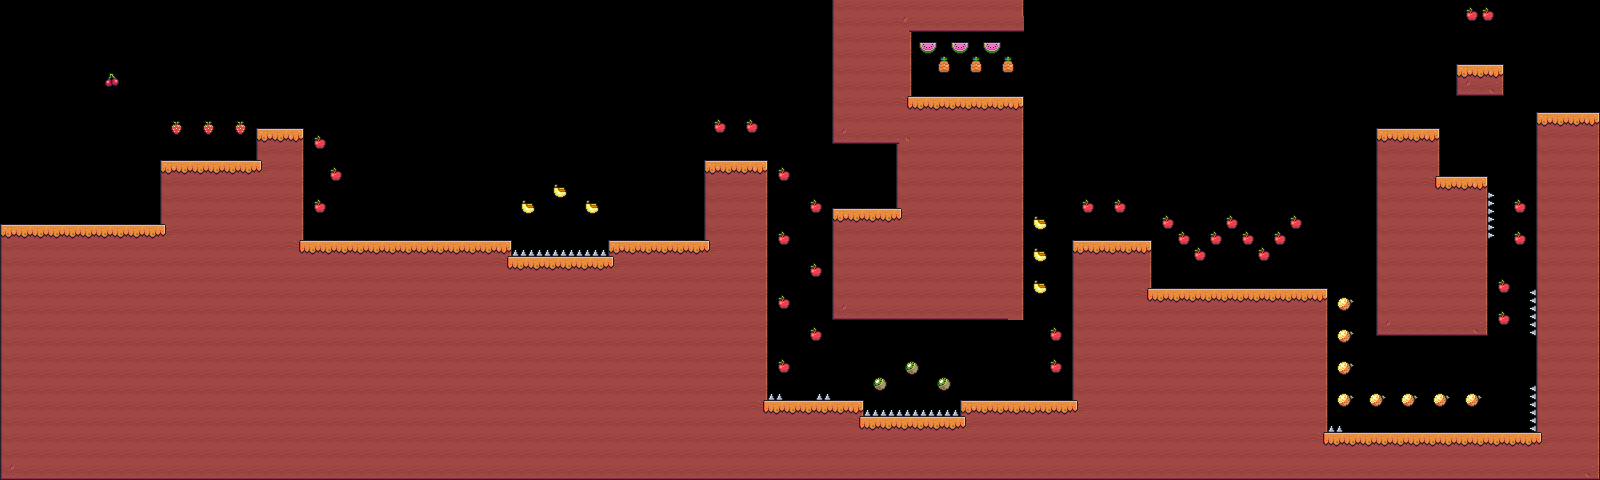

Rendered tile map (Tiled .tmx) drawn with the repository's tilesets; below, a short description and the map source with its tile grids summarised:
An orthogonal 100x30 tile map with 16x16 px tiles, 3 tile layers (Collectibles, Spike, Ground), 12 tilesets and 35 objects (StartZone, WinZone).

<map version="1.10" tiledversion="1.10.1" orientation="orthogonal" renderorder="right-down" width="100" height="30" tilewidth="16" tileheight="16" infinite="0" nextlayerid="11" nextobjectid="7">
 <editorsettings>
  <export target="Level1.json" format="json" />
 </editorsettings>
 <tileset firstgid="1" name="Terrain" tilewidth="16" tileheight="16" tilecount="242" columns="22">
  <image source="../sprites/Terrain/Terrain.png" width="352" height="176" />
  <tile id="94">
   <objectgroup draworder="index" id="2">
    <object id="1" x="0" y="0" width="16" height="16" />
   </objectgroup>
  </tile>
  <tile id="95">
   <objectgroup draworder="index" id="2">
    <object id="1" x="0" y="0" width="16" height="16" />
   </objectgroup>
  </tile>
  <tile id="96">
   <objectgroup draworder="index" id="2">
    <object id="1" x="0" y="0" width="16" height="16" />
   </objectgroup>
  </tile>
  <tile id="97">
   <objectgroup draworder="index" id="2">
    <object id="1" x="0" y="0" width="16" height="16" />
   </objectgroup>
  </tile>
  <tile id="98">
   <objectgroup draworder="index" id="2">
    <object id="1" x="0" y="0" width="16" height="16" />
   </objectgroup>
  </tile>
  <tile id="116">
   <objectgroup draworder="index" id="2">
    <object id="1" x="0" y="0" width="16" height="16" />
   </objectgroup>
  </tile>
  <tile id="118">
   <objectgroup draworder="index" id="2">
    <object id="1" x="0" y="0" width="16" height="16" />
   </objectgroup>
  </tile>
  <tile id="119">
   <objectgroup draworder="index" id="2">
    <object id="1" x="0" y="0" width="16" height="16" />
   </objectgroup>
  </tile>
  <tile id="120">
   <objectgroup draworder="index" id="2">
    <object id="1" x="0" y="0" width="16" height="16" />
   </objectgroup>
  </tile>
  <tile id="138">
   <objectgroup draworder="index" id="2">
    <object id="1" x="0" y="0" width="16" height="16" />
   </objectgroup>
  </tile>
  <tile id="139">
   <objectgroup draworder="index" id="2">
    <object id="1" x="0" y="0" width="16" height="16" />
   </objectgroup>
  </tile>
  <tile id="140">
   <objectgroup draworder="index" id="2">
    <object id="1" x="0" y="0" width="16" height="16" />
   </objectgroup>
  </tile>
 </tileset>
 <tileset firstgid="243" name="Apple" tilewidth="32" tileheight="32" tilecount="17" columns="17">
  <image source="../sprites/Items/Fruits/Apple.png" width="544" height="32" />
  <tile id="0">
   <objectgroup draworder="index" id="2">
    <object id="1" x="10" y="7" width="12" height="14" />
    <object id="2" x="10" y="7" width="12" height="14" />
    <object id="3" x="10" y="7" width="12" height="14" />
   </objectgroup>
   <animation>
    <frame tileid="0" duration="100" />
    <frame tileid="1" duration="100" />
    <frame tileid="2" duration="100" />
    <frame tileid="3" duration="100" />
    <frame tileid="4" duration="100" />
    <frame tileid="5" duration="100" />
    <frame tileid="6" duration="100" />
    <frame tileid="7" duration="100" />
    <frame tileid="8" duration="100" />
    <frame tileid="9" duration="100" />
    <frame tileid="10" duration="100" />
    <frame tileid="11" duration="100" />
    <frame tileid="12" duration="100" />
    <frame tileid="13" duration="100" />
    <frame tileid="14" duration="100" />
    <frame tileid="15" duration="100" />
    <frame tileid="16" duration="100" />
   </animation>
  </tile>
  <tile id="1">
   <objectgroup draworder="index" id="2">
    <object id="1" x="10" y="7" width="12" height="14" />
   </objectgroup>
  </tile>
  <tile id="2">
   <objectgroup draworder="index" id="2">
    <object id="1" x="10" y="7" width="12" height="14" />
   </objectgroup>
  </tile>
  <tile id="3">
   <objectgroup draworder="index" id="2">
    <object id="1" x="10" y="7" width="12" height="14" />
   </objectgroup>
  </tile>
  <tile id="4">
   <objectgroup draworder="index" id="2">
    <object id="1" x="10" y="7" width="12" height="14" />
   </objectgroup>
  </tile>
  <tile id="5">
   <objectgroup draworder="index" id="2">
    <object id="1" x="10" y="6" width="12" height="16" />
   </objectgroup>
  </tile>
  <tile id="6">
   <objectgroup draworder="index" id="2">
    <object id="1" x="11" y="5" width="10" height="18" />
   </objectgroup>
  </tile>
  <tile id="7">
   <objectgroup draworder="index" id="2">
    <object id="1" x="11" y="5" width="10" height="18" />
   </objectgroup>
  </tile>
  <tile id="8">
   <objectgroup draworder="index" id="2">
    <object id="1" x="11" y="5" width="10" height="18" />
   </objectgroup>
  </tile>
  <tile id="9">
   <objectgroup draworder="index" id="2">
    <object id="1" x="10" y="6" width="12" height="16" />
   </objectgroup>
  </tile>
  <tile id="10">
   <objectgroup draworder="index" id="2">
    <object id="1" x="10" y="6" width="12" height="16" />
   </objectgroup>
  </tile>
  <tile id="11">
   <objectgroup draworder="index" id="2">
    <object id="1" x="9" y="7" width="14" height="14" />
   </objectgroup>
  </tile>
  <tile id="12">
   <objectgroup draworder="index" id="2">
    <object id="1" x="8" y="8" width="16" height="12" />
   </objectgroup>
  </tile>
  <tile id="13">
   <objectgroup draworder="index" id="2">
    <object id="1" x="8" y="8" width="16" height="12" />
   </objectgroup>
  </tile>
  <tile id="14">
   <objectgroup draworder="index" id="2">
    <object id="1" x="8" y="8" width="16" height="12" />
   </objectgroup>
  </tile>
  <tile id="15">
   <objectgroup draworder="index" id="2">
    <object id="1" x="9" y="7" width="14" height="14" />
   </objectgroup>
  </tile>
  <tile id="16">
   <objectgroup draworder="index" id="2">
    <object id="1" x="9" y="7" width="14" height="14" />
    <object id="2" x="9" y="7" width="14" height="14" />
   </objectgroup>
  </tile>
 </tileset>
 <tileset firstgid="260" name="Spike" tilewidth="16" tileheight="16" tilecount="1" columns="1">
  <image source="../sprites/Traps/Spikes/Idle.png" trans="ff00ff" width="16" height="16" />
  <tile id="0">
   <objectgroup draworder="index" id="5">
    <object id="4" x="0" y="9" width="16.012" height="7.03321" />
   </objectgroup>
  </tile>
 </tileset>
 <tileset firstgid="261" name="Bananas" tilewidth="32" tileheight="32" tilecount="17" columns="17">
  <image source="../sprites/Items/Fruits/Bananas.png" trans="ff00ff" width="544" height="32" />
  <tile id="0">
   <animation>
    <frame tileid="0" duration="100" />
    <frame tileid="1" duration="100" />
    <frame tileid="2" duration="100" />
    <frame tileid="3" duration="100" />
    <frame tileid="4" duration="100" />
    <frame tileid="5" duration="100" />
    <frame tileid="6" duration="100" />
    <frame tileid="7" duration="100" />
    <frame tileid="8" duration="100" />
    <frame tileid="9" duration="100" />
    <frame tileid="10" duration="100" />
    <frame tileid="11" duration="100" />
    <frame tileid="12" duration="100" />
    <frame tileid="13" duration="100" />
    <frame tileid="14" duration="100" />
    <frame tileid="15" duration="100" />
    <frame tileid="16" duration="100" />
   </animation>
  </tile>
 </tileset>
 <tileset firstgid="278" name="Cherries" tilewidth="32" tileheight="32" tilecount="17" columns="17">
  <image source="../sprites/Items/Fruits/Cherries.png" trans="ff00ff" width="544" height="32" />
  <tile id="0">
   <animation>
    <frame tileid="0" duration="100" />
    <frame tileid="1" duration="100" />
    <frame tileid="2" duration="100" />
    <frame tileid="3" duration="100" />
    <frame tileid="4" duration="100" />
    <frame tileid="5" duration="100" />
    <frame tileid="6" duration="100" />
    <frame tileid="7" duration="100" />
    <frame tileid="8" duration="100" />
    <frame tileid="9" duration="100" />
    <frame tileid="10" duration="100" />
    <frame tileid="11" duration="100" />
    <frame tileid="12" duration="100" />
    <frame tileid="13" duration="100" />
    <frame tileid="14" duration="100" />
    <frame tileid="15" duration="100" />
    <frame tileid="16" duration="100" />
   </animation>
  </tile>
 </tileset>
 <tileset firstgid="295" name="Kiwi" tilewidth="32" tileheight="32" tilecount="17" columns="17">
  <image source="../sprites/Items/Fruits/Kiwi.png" trans="ff00ff" width="544" height="32" />
  <tile id="0">
   <animation>
    <frame tileid="0" duration="100" />
    <frame tileid="1" duration="100" />
    <frame tileid="2" duration="100" />
    <frame tileid="3" duration="100" />
    <frame tileid="4" duration="100" />
    <frame tileid="5" duration="100" />
    <frame tileid="6" duration="100" />
    <frame tileid="7" duration="100" />
    <frame tileid="8" duration="100" />
    <frame tileid="9" duration="100" />
    <frame tileid="10" duration="100" />
    <frame tileid="11" duration="100" />
    <frame tileid="12" duration="100" />
    <frame tileid="13" duration="100" />
    <frame tileid="14" duration="100" />
    <frame tileid="15" duration="100" />
    <frame tileid="16" duration="100" />
   </animation>
  </tile>
 </tileset>
 <tileset firstgid="312" name="Melon" tilewidth="32" tileheight="32" tilecount="17" columns="17">
  <image source="../sprites/Items/Fruits/Melon.png" trans="ff00ff" width="544" height="32" />
  <tile id="0">
   <animation>
    <frame tileid="0" duration="100" />
    <frame tileid="1" duration="100" />
    <frame tileid="2" duration="100" />
    <frame tileid="3" duration="100" />
    <frame tileid="4" duration="100" />
    <frame tileid="5" duration="100" />
    <frame tileid="6" duration="100" />
    <frame tileid="7" duration="100" />
    <frame tileid="8" duration="100" />
    <frame tileid="9" duration="100" />
    <frame tileid="10" duration="100" />
    <frame tileid="11" duration="100" />
    <frame tileid="12" duration="100" />
    <frame tileid="13" duration="100" />
    <frame tileid="14" duration="100" />
    <frame tileid="15" duration="100" />
    <frame tileid="16" duration="100" />
   </animation>
  </tile>
 </tileset>
 <tileset firstgid="329" name="Orange" tilewidth="32" tileheight="32" tilecount="17" columns="17">
  <image source="../sprites/Items/Fruits/Orange.png" trans="ff00ff" width="544" height="32" />
  <tile id="0">
   <animation>
    <frame tileid="0" duration="100" />
    <frame tileid="1" duration="100" />
    <frame tileid="2" duration="100" />
    <frame tileid="3" duration="100" />
    <frame tileid="4" duration="100" />
    <frame tileid="5" duration="100" />
    <frame tileid="6" duration="100" />
    <frame tileid="7" duration="100" />
    <frame tileid="8" duration="100" />
    <frame tileid="9" duration="100" />
    <frame tileid="10" duration="100" />
    <frame tileid="11" duration="100" />
    <frame tileid="12" duration="100" />
    <frame tileid="13" duration="100" />
    <frame tileid="14" duration="100" />
    <frame tileid="15" duration="100" />
    <frame tileid="16" duration="100" />
   </animation>
  </tile>
 </tileset>
 <tileset firstgid="346" name="Pineapple" tilewidth="32" tileheight="32" tilecount="17" columns="17">
  <image source="../sprites/Items/Fruits/Pineapple.png" trans="ff00ff" width="544" height="32" />
  <tile id="0">
   <animation>
    <frame tileid="0" duration="100" />
    <frame tileid="1" duration="100" />
    <frame tileid="2" duration="100" />
    <frame tileid="3" duration="100" />
    <frame tileid="4" duration="100" />
    <frame tileid="5" duration="100" />
    <frame tileid="6" duration="100" />
    <frame tileid="7" duration="100" />
    <frame tileid="8" duration="100" />
    <frame tileid="9" duration="100" />
    <frame tileid="10" duration="100" />
    <frame tileid="11" duration="100" />
    <frame tileid="12" duration="100" />
    <frame tileid="13" duration="100" />
    <frame tileid="14" duration="100" />
    <frame tileid="15" duration="100" />
    <frame tileid="16" duration="100" />
   </animation>
  </tile>
 </tileset>
 <tileset firstgid="363" name="Strawberry" tilewidth="32" tileheight="32" tilecount="17" columns="17">
  <image source="../sprites/Items/Fruits/Strawberry.png" trans="ff00ff" width="544" height="32" />
  <tile id="0">
   <animation>
    <frame tileid="0" duration="100" />
    <frame tileid="1" duration="100" />
    <frame tileid="2" duration="100" />
    <frame tileid="3" duration="100" />
    <frame tileid="4" duration="100" />
    <frame tileid="5" duration="100" />
    <frame tileid="6" duration="100" />
    <frame tileid="7" duration="100" />
    <frame tileid="8" duration="100" />
    <frame tileid="9" duration="100" />
    <frame tileid="10" duration="100" />
    <frame tileid="11" duration="100" />
    <frame tileid="12" duration="100" />
    <frame tileid="13" duration="100" />
    <frame tileid="15" duration="100" />
    <frame tileid="16" duration="100" />
   </animation>
  </tile>
 </tileset>
 <tileset firstgid="380" name="Checkpoint-Out" tilewidth="64" tileheight="64" tilecount="10" columns="10">
  <image source="../sprites/Items/Checkpoints/Checkpoint/Checkpoint-Idle.png" trans="ff00ff" width="640" height="64" />
  <tile id="0">
   <animation>
    <frame tileid="0" duration="100" />
    <frame tileid="1" duration="100" />
    <frame tileid="2" duration="100" />
    <frame tileid="3" duration="100" />
    <frame tileid="4" duration="100" />
    <frame tileid="5" duration="100" />
    <frame tileid="6" duration="100" />
    <frame tileid="7" duration="100" />
    <frame tileid="8" duration="100" />
    <frame tileid="9" duration="100" />
   </animation>
  </tile>
 </tileset>
 <tileset firstgid="390" name="Start" tilewidth="64" tileheight="64" tilecount="17" columns="17">
  <image source="../sprites/Items/Checkpoints/Start/Start.png" trans="ff00ff" width="1088" height="64" />
  <tile id="0">
   <animation>
    <frame tileid="0" duration="100" />
    <frame tileid="1" duration="100" />
    <frame tileid="2" duration="100" />
    <frame tileid="3" duration="100" />
    <frame tileid="4" duration="100" />
    <frame tileid="5" duration="100" />
    <frame tileid="6" duration="100" />
    <frame tileid="7" duration="100" />
    <frame tileid="8" duration="100" />
    <frame tileid="9" duration="100" />
   </animation>
  </tile>
 </tileset>
 <objectgroup id="8" name="CheckPoint">
  <object id="3" name="StartZone" x="32" y="192" width="32" height="32" />
  <object id="6" name="WinZone" x="1552" y="96" width="32.1755" height="15.9304" />
 </objectgroup>
 <objectgroup id="10" name="Enemy Position" />
 <layer id="5" name="Collectibles" width="100" height="30">
  <data>[3000 cells, 58 non-empty, 8 distinct tile ids]</data>
 </layer>
 <layer id="7" name="Spike" width="100" height="30">
  <data>[3000 cells, 24 non-empty, 1 distinct tile ids]</data>
 </layer>
 <layer id="1" name="Ground" width="100" height="30">
  <data>[3000 cells, 2829 non-empty, 14 distinct tile ids]</data>
 </layer>
</map>
